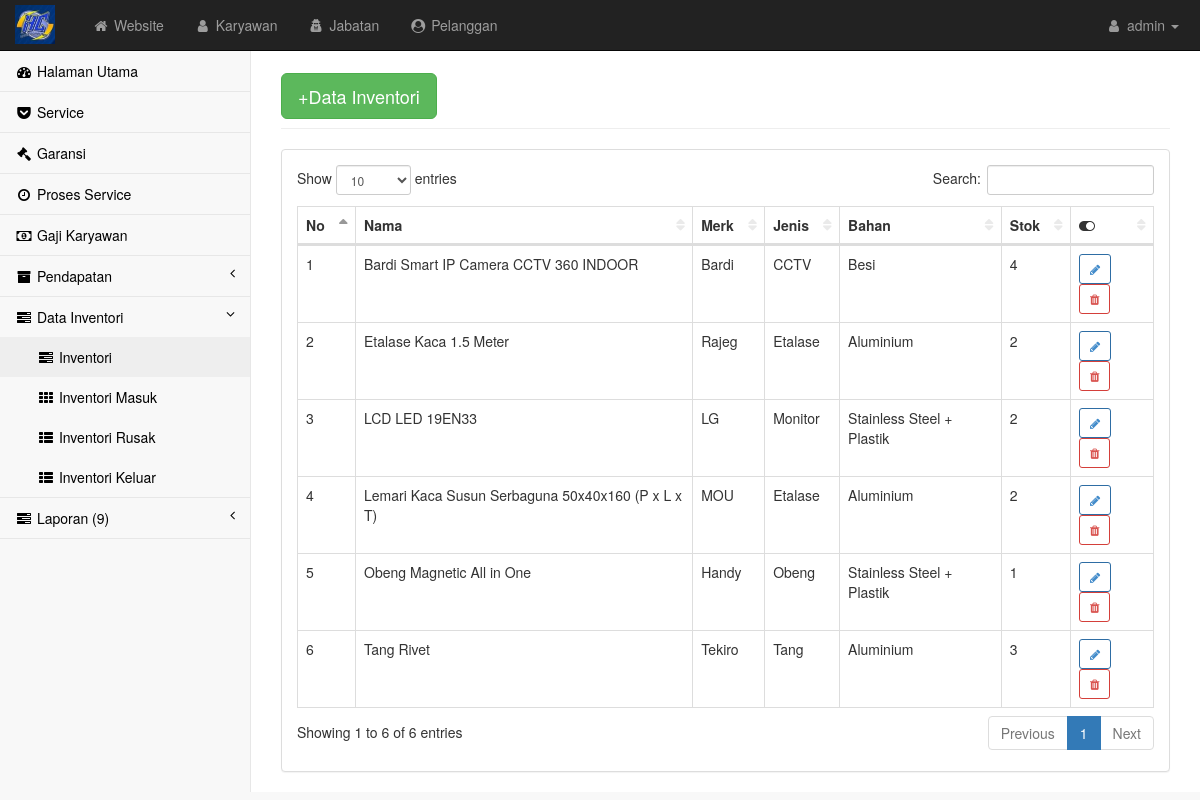
/admin/inventori.php, run on the app's committed database.
### tables this page shows
CREATE TABLE `inventori` (
  `idinventori` int(2) NOT NULL,
  `namainven` varchar(50) NOT NULL,
  `merk` varchar(50) NOT NULL,
  `jenis` varchar(50) NOT NULL,
  `bahan` varchar(50) NOT NULL,
  `stok` int(3) NOT NULL
);

### admin/inventori.php (the view)
<?php require('atas.php') ?>
<div id="page-wrapper">
    <div class="container-fluid">
        <div class="row">
            <div class="col-lg-12">
                <h1 class="page-header"><button class="btn btn-success btn-lg"><a href="inventori_input.php" style="color: white; text-decoration: none">+Data Inventori</a></button></h1>
            </div>
        </div>
        <div class="row">
            <div class="col-lg-12">
                <div class="panel panel-default">
                    <div class="panel-body">
                        <div class="table-responsive">
                            <table class="table table-bordered table-hover" id="dataTables-example">
                                <thead class="success">
                                    <tr>
                                        <th>No</th>
                                        <th>Nama</th>
                                        <th>Merk</th>
                                        <th>Jenis</th>
                                        <th>Bahan</th>
                                        <th>Stok</th>
                                        <th><i class="fa fa-toggle-on"></i></th>
                                    </tr>
                                </thead>
                                <tbody>
                                    <?php $no=1; $query = mysqli_query($kon, "SELECT * FROM inventori ORDER BY namainven ASC");
                                        while($data = mysqli_fetch_array($query)){ ?>
                                            <tr class="odd gradeX">
                                                    <td><?= $no++; ?></td>
                                                    <td><?= $data['namainven'] ?></td>
                                                    <td><?= $data['merk'] ?></td>
                                                    <td><?= $data['jenis'] ?></td>
                                                    <td><?= $data['bahan'] ?></td>
                                                    <td><?= $data['stok'] ?></td>
                                                    <td>
                                                        <a href="inventori_edit.php?idinventori=<?php echo $data['idinventori']; ?>" class="btn btn-outline btn-primary btn-sm"><i class="fa fa-pencil"></i></a>
                                                        <a href="delete.php?idinventori=<?php echo $data['idinventori'] ?>" class="btn btn-outline btn-danger btn-sm"><i class="fa fa-trash"></i></a>
                                                    </td>
                                                </tr>
                                        <?php } ?>
                                </tbody>
                            </table>
                        </div>
                    </div>
                </div>
            </div>
        </div>
    </div>
</div>
    </div>
<?php require('bawah.php') ?>

### admin/css/startmin.css (style rules this page uses)
body { background-color: #f8f8f8; }
#page-wrapper { padding-top: 30px; min-height: 568px; background-color: #fff; }
@media (min-width:768px) { #page-wrapper { position: inherit; margin-left: 250px; padding: 30px 15px 0 15px; border-left: 1px solid #e7e7e7; } }
.btn-outline { color: inherit; background-color: transparent; transition: all .5s; }
.btn-primary.btn-outline { color: #428bca; }
.btn-danger.btn-outline { color: #d9534f; }
table.dataTable thead .sorting, table.dataTable thead .sorting_asc, table.dataTable thead .sorting_desc, table.dataTable thead .sorting_asc_disabled, table.dataTable thead .sorting_desc_disabled { background: 0 0; }
table.dataTable thead .sorting_asc:after { content: "\f0de"; float: right; font-family: fontawesome; }
table.dataTable thead .sorting:after { content: "\f0dc"; float: right; font-family: fontawesome; color: rgba(50,50,50,.5); }

### data on the page
inventori: namainven "Bardi Smart IP Camera CCTV 360 INDOOR", merk "Bardi", jenis "CCTV", bahan "Besi", stok "4"
inventori: namainven "Etalase Kaca 1.5 Meter", merk "Rajeg", jenis "Etalase", bahan "Aluminium", stok "2"
inventori: namainven "LCD LED 19EN33", merk "LG", jenis "Monitor", bahan "Stainless Steel + Plastik", stok "2"
inventori: namainven "Lemari Kaca Susun Serbaguna 50x40x160 (P x L x T)", merk "MOU", jenis "Etalase", bahan "Aluminium", stok "2"
inventori: namainven "Obeng Magnetic All in One", merk "Handy", jenis "Obeng", bahan "Stainless Steel + Plastik", stok "1"
inventori: namainven "Tang Rivet", merk "Tekiro", jenis "Tang", bahan "Aluminium", stok "3"
